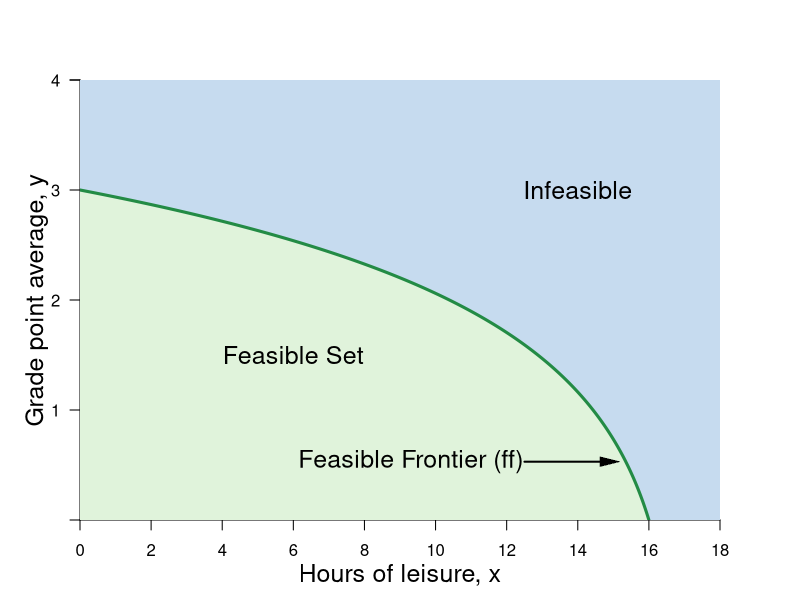

Write the R code that produced this figure.
#Graph Designer: Simon Halliday
#Authors: Bowles, Foley and Halliday
#Title: Coordination, Conflict and Competition: A Text in Microeconomics

library(shape)
pdf(file = "bfh-textbook/constrained_optimization/ff_shaded.pdf", width = 8, height = 8)

#Set parameters for graphics
axislabelsize <- 1.5
labelsize <- 1.1
graphlinewidth <- 3
segmentlinewidth <- 2

COL <- c("#7fc97f", "#beaed4", "#fdc086", "#ffff99", "#386cb0", "#f0027f", "#bf5b17", "#666666")
COLA <- c("#e0f3db", "#99d8c9","#66c2a4","#41ae76", "#238b45", "#005824")
COLB <- c("#c6dbef", "#4eb3d3", "#2b8cbe", "#0868ac","#084081")

#Edited the margins to cater for the larger LHS labels
par(mar =  c(4, 4, 4, 4))

#Change this to make it log of l 

# ppf <- function(l, k = 0.5) {
#   k * (1/l)
# }

ppf <- function(x, k = 1.058868, maxx = 17) {
  k*(log(maxx -  x))
}

uFn <- function(x, y, alpha = 0.3){
  (x^alpha)*(y^(1-alpha))
}

ylims <- c(0, 4)
xlims <- c(0, 18)

npts <- 501 
x <- seq(xlims[1], xlims[2], length.out = npts)
y <- seq(ylims[1], ylims[2], length.out = npts) 
#a <- c(3.5, 4.58, 5.5) #alpha = 0.5
#a <- c(3, 3.9, 5) #alpha = 0.4
a <- c(2.58, 3.38, 4.28) #alpha = 0.3

plot(0, 0, xlim = xlims, ylim = ylims, type = "n",
     xlab = expression(paste("")),
     ylab = expression(paste("")), 
     xaxt = "n", 
     yaxt = "n", 
     cex.lab = axislabelsize, 
     bty = "n", 
     xaxs="i", 
     yaxs="i"
)


# ticksy <- seq(from = 0, to = ylims[2], by = 1)
# ylabels <- seq(from = 0, to = ylims[2], by = 1)
ticksx <- seq(from = 0, to = xlims[2], by = 2)
xlabels <- seq(from = 0, to = xlims[2], by = 2)
ticksy <- c(ylims[1], 1, 2, 3, 4, ylims[2])
ylabels <- c(NA, 1, 2, 3, 4, NA)
# ticksx <- c(xlims[1], 5.25, 8.944272, xlims[2])
# xlabels <- c(NA, expression(paste(x,"*")), expression(paste(bar(x))), NA)

axis(1, at = ticksx, pos = 0, labels = xlabels)
axis(2, at = ticksy, pos = 0, labels = ylabels, las = 1)

npts <- 500 
xx1 <- seq(xlims[1], xlims[2], length.out = npts)
xx2 <- seq(0, xlims[2], length.out = npts)
xx3 <- seq(xlims[1], 0, length.out = npts)
xx4 <- seq(-11, 0, length.out = npts)

#Draw the polygon for shading the feasible set
xpoly1 <- seq(from = xlims[1], to = 16, length.out = 500)
ypoly1 <- ppf(xpoly1, k = 1.058868, maxx = 17)
polygon(x = c(xpoly1, xpoly1[1]), y = c(ypoly1, rev(ypoly1)[1]), col=COLA[1], density=NULL, border = NA)
polygon(x = c(xlims[2], xlims[2], rev(xpoly1), 0),
        y = c(ylims[2], 0, rev(ypoly1), ylims[2]), 
        col=COLB[1], density=NULL, border = NA)


#Draw the graphs
lines(xx1, ppf(xx1, k = 1.058868, maxx = 17), col = COLA[5], lwd = graphlinewidth)
#lines(xx2, fishProd(xx2, k = 2), col = COLB[3], lwd = graphlinewidth)
#lines(xx3, feasibleLabor(xx3, time = 10), col = COL[3], lwd = graphlinewidth)
#lines(xx4, manufactureProd(xx4, k = 0.1, alpha = 2), col = COLB[4], lwd = graphlinewidth)

#Label the feasible frontier
text(9.3, 0.53, expression("Feasible Frontier (ff)"), cex = axislabelsize)
Arrows(12.5, 0.53, 14.9, 0.53, col = "black", lty = 1, lwd = 2, arr.type = "triangle", arr.lwd = 0.5)

text(6, 1.5, expression("Feasible Set"), cex = axislabelsize)
text(14, 3, expression("Infeasible"), cex = axislabelsize)

#Axis labels
mtext(expression(paste("Hours of leisure, ", x)), side = 1, line = 2.5, cex = axislabelsize)
text(-1.2, 0.5*ylims[2], expression(paste("Grade point average, ", y)), xpd = TRUE, cex = axislabelsize, srt = 90) 

#Add mrs = mrt at i
# text(8, 2.8, expression(paste(mrs(x,y) == mrt(x,y))), cex = labelsize)
# Arrows(8, 2.75, 8, 2.45, col = "black", lty = 1, lwd = 2, arr.type = "triangle", arr.lwd = 0.5)

#Label the indifference curves
# text(17, 1, expression(u[1]^A), cex = labelsize)
# text(17, 1.55, expression(u[2]^A), cex = labelsize)
# text(17, 2.25, expression(u[3]^A), cex = labelsize)

#Annotate max u point on feasibility frontier
# text(8.4, ppf(8) + 0.1, expression(paste(i)), cex = labelsize)
# segments(8, 0, 8, ppf(x = 8), lty = 2, col = "gray", lwd = segmentlinewidth)
# segments(0, ppf(x = 8), 8, ppf(x = 8), lty = 2, col = "gray", lwd = segmentlinewidth)
# points(8, ppf(x = 8), pch = 16, col = "black", cex = 1.5)
# 
# text(2.4, ppf(2) + 0.1, expression(paste(a)), cex = labelsize)
# segments(2, 0, 2, ppf(x = 2), lty = 2, col = "gray", lwd = segmentlinewidth)
# segments(0, ppf(x = 2), 2, ppf(x = 2), lty = 2, col = "gray", lwd = segmentlinewidth)
# points(2, ppf(x = 2), pch = 16, col = "black", cex = 1.5)
# 
# 
# text(14.15, ppf(13.75) + 0.1, expression(paste(b)), cex = labelsize)
# segments(13.75, 0, 13.75, ppf(x = 13.75), lty = 2, col = "gray", lwd = segmentlinewidth)
# segments(0, ppf(x = 13.75), 13.75, ppf(x = 13.75), lty = 2, col = "gray", lwd = segmentlinewidth)
# points(13.75, ppf(x = 13.75), pch = 16, col = "black", cex = 1.5)



dev.off()
